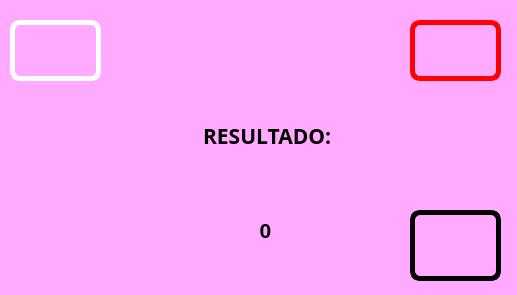
<?xml version="1.0" encoding="UTF-8"?>
<ui version="4.0">
 <class>Dialog</class>
 <widget class="QDialog" name="Dialog">
  <property name="geometry">
   <rect>
    <x>0</x>
    <y>0</y>
    <width>517</width>
    <height>295</height>
   </rect>
  </property>
  <property name="windowTitle">
   <string>Dialog</string>
  </property>
  <property name="styleSheet">
   <string notr="true">background-color: rgb(255, 170, 255);</string>
  </property>
  <widget class="QLabel" name="label">
   <property name="geometry">
    <rect>
     <x>100</x>
     <y>100</y>
     <width>231</width>
     <height>71</height>
    </rect>
   </property>
   <property name="font">
    <font>
     <family>Rockwell Extra Bold</family>
     <pointsize>16</pointsize>
     <weight>75</weight>
     <bold>true</bold>
    </font>
   </property>
   <property name="text">
    <string>RESULTADO:</string>
   </property>
   <property name="alignment">
    <set>Qt::AlignRight|Qt::AlignTrailing|Qt::AlignVCenter</set>
   </property>
  </widget>
  <widget class="QLabel" name="txt_resultado">
   <property name="geometry">
    <rect>
     <x>90</x>
     <y>210</y>
     <width>351</width>
     <height>41</height>
    </rect>
   </property>
   <property name="font">
    <font>
     <pointsize>16</pointsize>
     <weight>75</weight>
     <bold>true</bold>
    </font>
   </property>
   <property name="text">
    <string>0</string>
   </property>
   <property name="alignment">
    <set>Qt::AlignCenter</set>
   </property>
  </widget>
  <widget class="QLabel" name="label_3">
   <property name="geometry">
    <rect>
     <x>10</x>
     <y>20</y>
     <width>91</width>
     <height>61</height>
    </rect>
   </property>
   <property name="styleSheet">
    <string notr="true">border: 5px solid white;
border-radius: 10px;</string>
   </property>
   <property name="text">
    <string/>
   </property>
   <property name="pixmap">
    <pixmap resource="../../recursos.qrc">:/Logos/Imagenes/logo uat.jpg</pixmap>
   </property>
   <property name="scaledContents">
    <bool>true</bool>
   </property>
  </widget>
  <widget class="QLabel" name="label_4">
   <property name="geometry">
    <rect>
     <x>410</x>
     <y>20</y>
     <width>91</width>
     <height>61</height>
    </rect>
   </property>
   <property name="styleSheet">
    <string notr="true">border: 5px solid red;
border-radius: 10px;</string>
   </property>
   <property name="text">
    <string/>
   </property>
   <property name="pixmap">
    <pixmap resource="../../recursos.qrc">:/Logos/Imagenes/logo fians.jpg</pixmap>
   </property>
   <property name="scaledContents">
    <bool>true</bool>
   </property>
  </widget>
  <widget class="QLabel" name="label_6">
   <property name="geometry">
    <rect>
     <x>410</x>
     <y>210</y>
     <width>91</width>
     <height>71</height>
    </rect>
   </property>
   <property name="styleSheet">
    <string notr="true">border: 5px solid black;
border-radius: 10px;</string>
   </property>
   <property name="text">
    <string/>
   </property>
   <property name="pixmap">
    <pixmap resource="../../recursos.qrc">:/Logos/Imagenes/equipo.jpeg</pixmap>
   </property>
   <property name="scaledContents">
    <bool>true</bool>
   </property>
  </widget>
 </widget>
 <resources>
  <include location="../../recursos.qrc"/>
 </resources>
 <connections/>
</ui>
